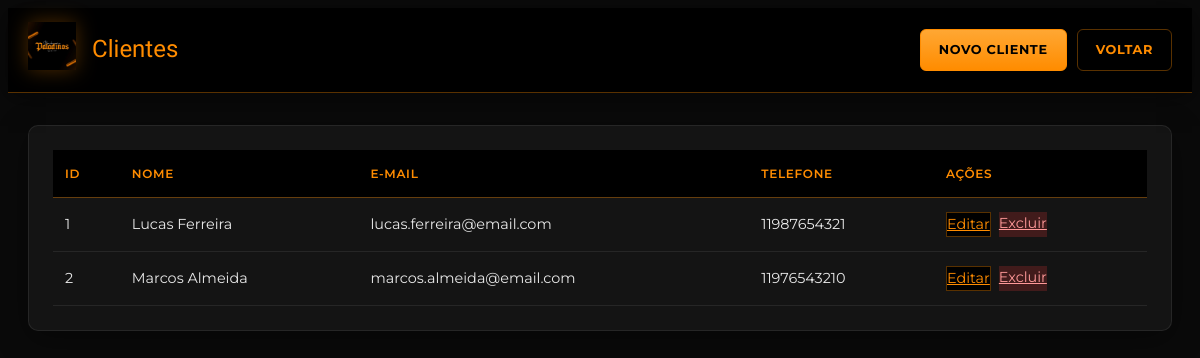
/admin/cliente/listar-cadastros.php, run on the app's committed database.
### tables this page shows
CREATE TABLE `usuarios` (
  `id` int(11) NOT NULL,
  `cliente` varchar(100) NOT NULL,
  `email` varchar(100) NOT NULL,
  `telefone` varchar(20) NOT NULL
);

### admin/cliente/listar-cadastros.php (the view, shortened to what this page needs)
<?php
    require_once(__DIR__ . "/../conectaMYSQL.php");
?>
<!DOCTYPE html>
<html lang="pt-BR">
<head>
<?php
require_once dirname(__DIR__, 2) . '/includes/admin/bootstrap.php';
?>
</head>
<body class="admin-body">
    <div class="table-container">
        <table>
            <thead>
                <tr>
                    <th>ID</th>
                    <th>Nome</th>
                    <th>E-mail</th>
                    <th>Telefone</th>
                    <th>Ações</th>
                </tr>
            </thead>
            <tbody>
        <?php
            $sql = "SELECT * FROM usuarios";
            $resultado = mysqli_query($connect, $sql);
            if(mysqli_num_rows($resultado) > 0) {
                while($dados = mysqli_fetch_array($resultado)) {
                    echo "<tr>";
                    echo "<td>" . $dados['id'] . "</td>";
                    echo "<td>" . htmlspecialchars($dados['cliente']) . "</td>";
                    echo "<td>" . htmlspecialchars($dados['email']) . "</td>";
                    echo "<td>" . htmlspecialchars($dados['telefone']) . "</td>";
                    echo "<td class='actions-cell'>";
                    echo "<a href='?query=admin/cliente/cliente-form-editar&id=" . $dados['id'] . "' class='btn-edit'>Editar</a>";
                    echo "<a href='?query=admin/cliente/cliente-excluir&id=" . $dados['id'] . "' class='btn-delete'>Excluir</a>";
                    echo "</td>";
                    echo "</tr>";
                }
            } else {
                echo "<tr><td colspan='5' class='empty-message'>Nenhum cliente cadastrado.</td></tr>";
            }
        ?>
            </tbody>
        </table>
    </div>
</body>
</html>

### assets/css/paladinos-theme.css (style rules this page uses)
:root { --pal-preto: #000000; --pal-fundo: #0a0a0a; --pal-card: #141414; --pal-card-hover: #1c1c1c; --pal-laranja: #ff8c00; --pal-laranja-claro: #ffa733; --pal-laranja-escuro: #e67e00; --pal-branco: #ffffff; --pal-texto: #e8e8e8; --pal-texto-suave: #a8a8a8; --pal-borda: rgba(255, 140, 0, 0.35); --pal-borda-suave: rgba(255, 255, 255, 0.08); --pal-glow: 0 0 20px rgba(255, 140, 0, 0.35); --pal-glow-forte: 0 0 28px rgba(255, 140, 0, 0.55); --font-corpo: 'Montserrat', 'Segoe UI', sans-serif; --font-gotica: 'UnifrakturMaguntia', Georgia, serif; --font-script: 'Great Vibes', cursive; --raio: 10px; --raio-sm: 6px; }
body { background: var(--pal-fundo); color: var(--pal-texto); font-family: var(--font-corpo); line-height: 1.6; }

### assets/css/admin-paladinos.css (style rules this page uses)
body.admin-body { background: var(--pal-fundo); color: var(--pal-texto); min-height: 100vh; }
.admin-btn-danger, .btn-delete { background: rgba(200, 50, 50, 0.25) !important; color: #ff9999 !important; border-color: rgba(220, 80, 80, 0.5) !important; }
.btn-edit, .admin-btn-edit { background: var(--pal-preto) !important; color: var(--pal-laranja) !important; border: 1px solid var(--pal-borda) !important; }
.table-container { background: var(--pal-card); border: 1px solid var(--pal-borda-suave); border-radius: var(--raio); padding: 24px; overflow-x: auto; box-shadow: 0 8px 32px rgba(0, 0, 0, 0.4); }
.admin-table, .table-container table { width: 100%; border-collapse: collapse; }
.admin-table thead, .table-container thead { background: var(--pal-preto); }
.admin-table thead th, .table-container thead th { padding: 14px 12px; text-align: left; font-weight: 600; font-size: 0.75rem; text-transform: uppercase; letter-spacing: 0.06em; color: var(--pal-laranja); border-bottom: 1px solid var(--pal-borda); }
.admin-table tbody tr, .table-container tbody tr { border-bottom: 1px solid var(--pal-borda-suave); transition: background 0.2s; }
.admin-table tbody td, .table-container tbody td { padding: 14px 12px; font-size: 0.9rem; color: var(--pal-texto); }
.actions-cell { display: flex; flex-wrap: wrap; gap: 8px; }

### data on the page
usuarios: id "1", cliente "Lucas Ferreira", email "lucas.ferreira@email.com", telefone "11987654321"
usuarios: id "2", cliente "Marcos Almeida", email "marcos.almeida@email.com", telefone "11976543210"

### other printed values
$titulo "Clientes"
$acao['label'] "NOVO CLIENTE"
$acao['label'] "VOLTAR"
